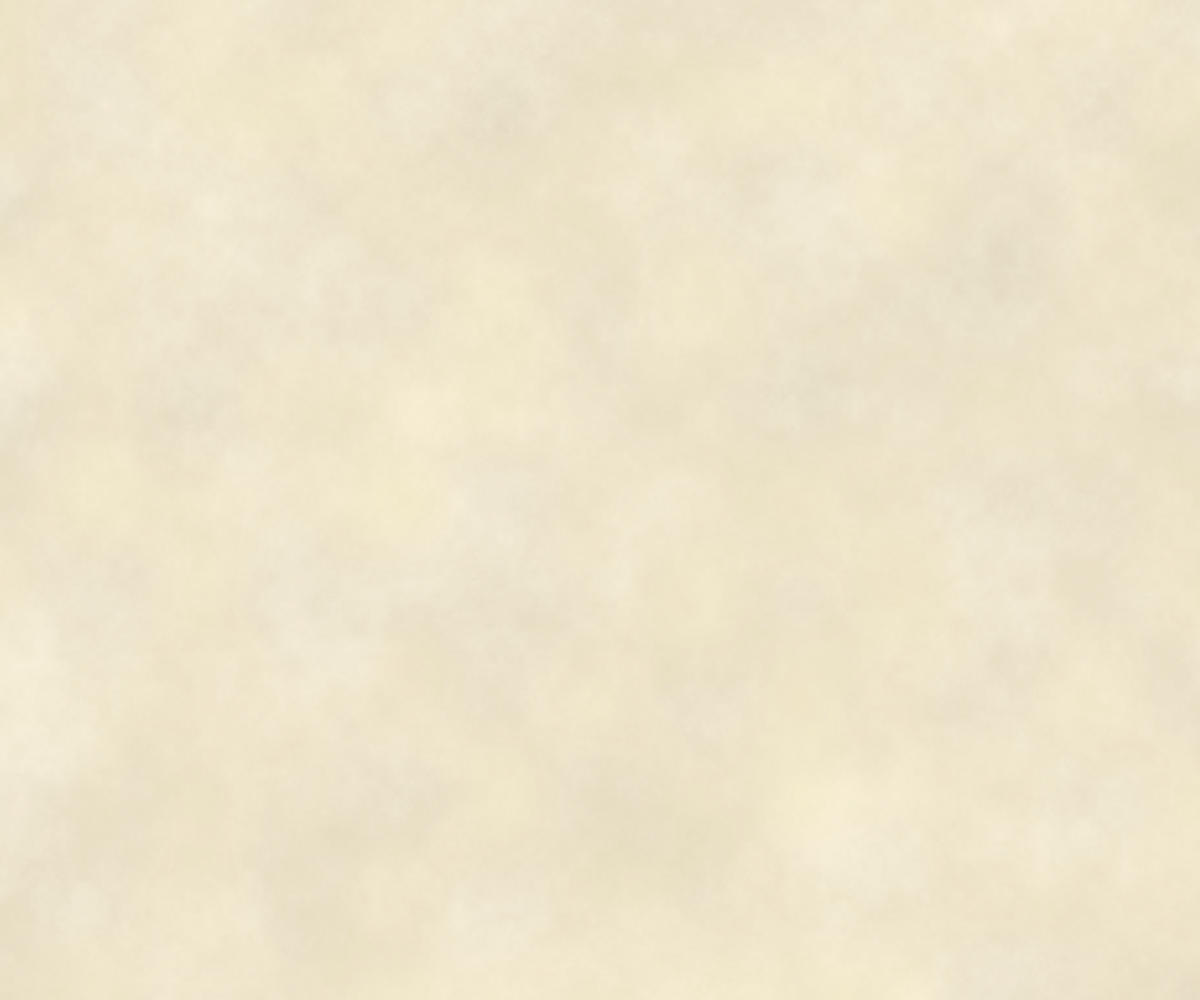
Frame 1 (no input)
Frame 2 (the mouse pressed at the canvas centre, redrawn once): identical to frame 1, image omitted

The p5.js sketch that drew this single still picture (run headless with seeded random() and noise() and a simulated clock; the mouse was pressed at the canvas centre and the sketch redrawn once):

// p5.js sketch
// ── sketch.js
let imgBase;

let imgMid;
let imgTop;

function setup() {
    pixelDensity(displayDensity());
    const canvas = createCanvas(windowWidth, windowHeight);
    imgBase = createImage(width, height);
    imgMid = createImage(width, height);
    imgTop = createImage(width, height);
    noLoop();
}

function draw() {
    background(255);
    colorMode(HSL);
    const images = [{
        image: imgBase,
        color: color(45, 90, 88),
        noise: {
            details: [5, .25],
            scale: .01,
        },
        alpha: {
            scale: 100,
            offset: 105,
        },
    }, {
        image: imgMid,
        color: color(40, 30, 50),
        noise: {
            details: [7, .7],
            scale: .006,
        },
        alpha: {
            scale: 55,
            offset: 0,
        },
    }, {
        image: imgTop,
        color: color(35, 45, 10),
        noise: {
            details: [10, .8],
            scale: .003,
        },
        alpha: {
            scale: 25,
            offset: 0,
        },
    }];

    images.forEach(_ => {
        _.image.loadPixels();
        for (let y = 0; y < _.image.height; y++) {
            for (let x = 0; x < _.image.width; x++) {
                let i = ((y * _.image.width) + x) * 4;
                _.image.pixels[i] = red(_.color);
                _.image.pixels[i + 1] = green(_.color);
                _.image.pixels[i + 2] = blue(_.color);
                noiseDetail(..._.noise.details);
                _.image.pixels[i + 3] = noise(
                    x * _.noise.scale,
                    y * _.noise.scale
                ) * _.alpha.scale + _.alpha.offset;
            }
        }
        _.image.updatePixels();
    });

    imgBase.blend(imgMid, 0, 0, width, height, 0, 0, width, height, SCREEN);
    imgBase.blend(imgTop, 0, 0, width, height, 0, 0, width, height, SCREEN);
    image(imgBase, 0, 0, width, height);
}
